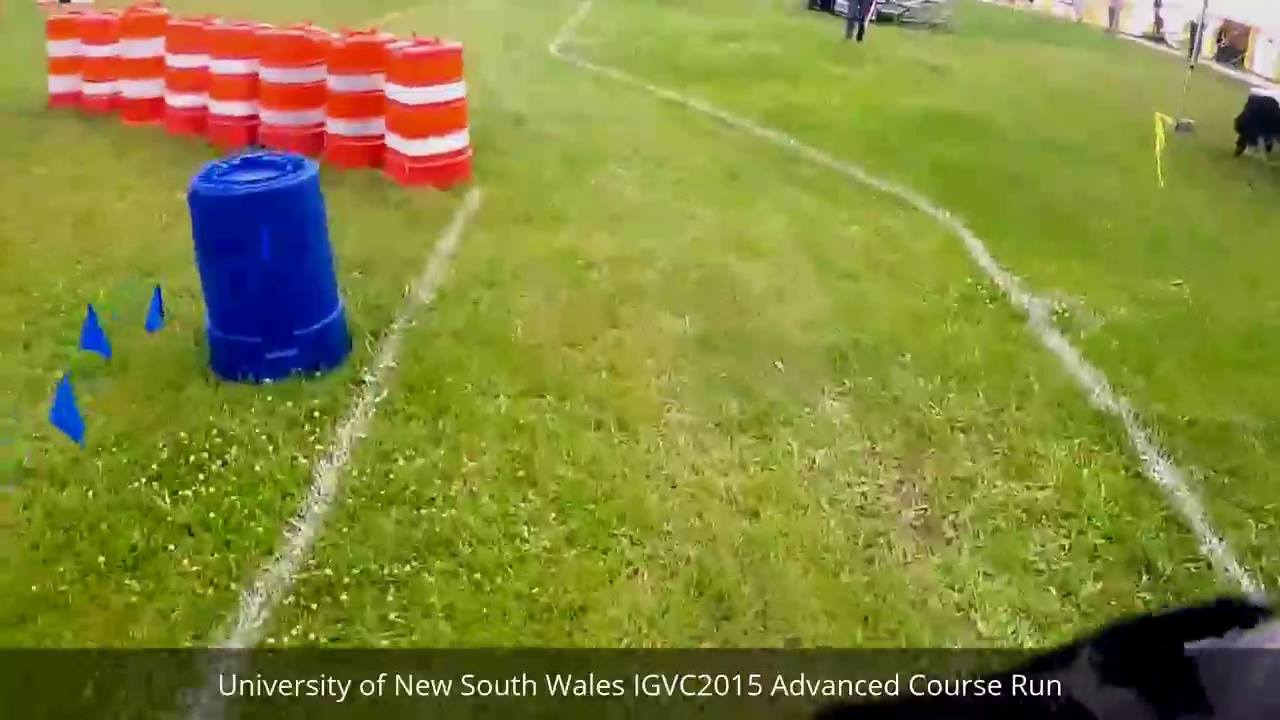
#> input picture images/0.jpg, 1280 x 720 px, found by its file name
$ python main_LEGACY.py
#> lines starting #> are read from the running program, lines starting #| are printed output that depends on the picture; after the words box and inside, x2 and y2 are one past the last pixel; in counts of white or black regions, pixels touching at a corner belong together
import numpy as np
import cv2
import glob
import matplotlib.pyplot as plt
import matplotlib.image as mpimg

# helper functions
def grayscale(img):
    '''Applies the grayscale Transform
    This will return an image with only one color channel
    to see the returned image as grayscale call plt.imshow(gray,cmap='gray')
    where gray is the returned image from this function'''
    return cv2.cvtColor(img, cv2.COLOR_RGB2GRAY)

def normalizeColored(img):
    hist,bins = np.histogram(img.flatten(),256,[0,256])
    cdf = hist.cumsum()
    cdf_normalized = cdf * hist.max()/ cdf.max()
    # normalize histogram
    cdf_m = np.ma.masked_equal(cdf,0)
    cdf_m = (cdf_m - cdf_m.min())*255/(cdf_m.max()-cdf_m.min())
    cdf = np.ma.filled(cdf_m,0).astype('uint8')
    img2 = cdf[img]
    return img2

def gaussianBlur(img, kernel_size):
    '''Applies a guassian noise kernel'''
    return cv2.GaussianBlur(img, (kernel_size, kernel_size), 0)


def canny(img, low_threshold, high_threshold):
    '''Applies the canny transform'''
    return cv2.Canny(img, low_threshold, high_threshold)


def drawLines(image, lines, color=[255, 0, 0], thickness=2):
    '''draws the lines given in lines argument on the image'''
    for line in lines:
        for x1, y1, x2, y2 in line:
            cv2.line(image, (x1, y1), (x2, y2), color, thickness)


def houghLines(image, rho, theta, threshold, minLength, maxGap):
    '''image should be the output of a canny transform
    returns an image with hough lines drawn'''
    lines = cv2.HoughLinesP(image, rho, theta, threshold, np.array([]), minLineLength=minLength, maxLineGap=maxGap)
    lineImage = np.zeros((image.shape[0], image.shape[1], 3), dtype=np.uint8)
    drawLines(lineImage, lines)
    return lineImage


if __name__ == '__main__':
    # reading in the image
    image_name = '0.jpg'
    image = cv2.imread('images/'+image_name)
#> image is the input picture: shape (720, 1280, 3); mean B, G, R 58, 134.9, 131.4
    # mask away the text on the bottom of the image
    ymax = 650
    xmax = 1280
    mask = np.zeros(image.shape[:2],np.uint8) #720x1280
    mask[0:ymax,0:xmax] = 255
    image = cv2.bitwise_and(image,image,mask = mask)

    # color threshold to extract a range of white colors only that is associated with the lines on the ground
    low_threshold = 120
    high_threshold = 200
    lower_white = np.array([low_threshold,low_threshold,low_threshold])
    upper_white = np.array([high_threshold,high_threshold,high_threshold])
    mask = cv2.inRange(image,lower_white,upper_white)
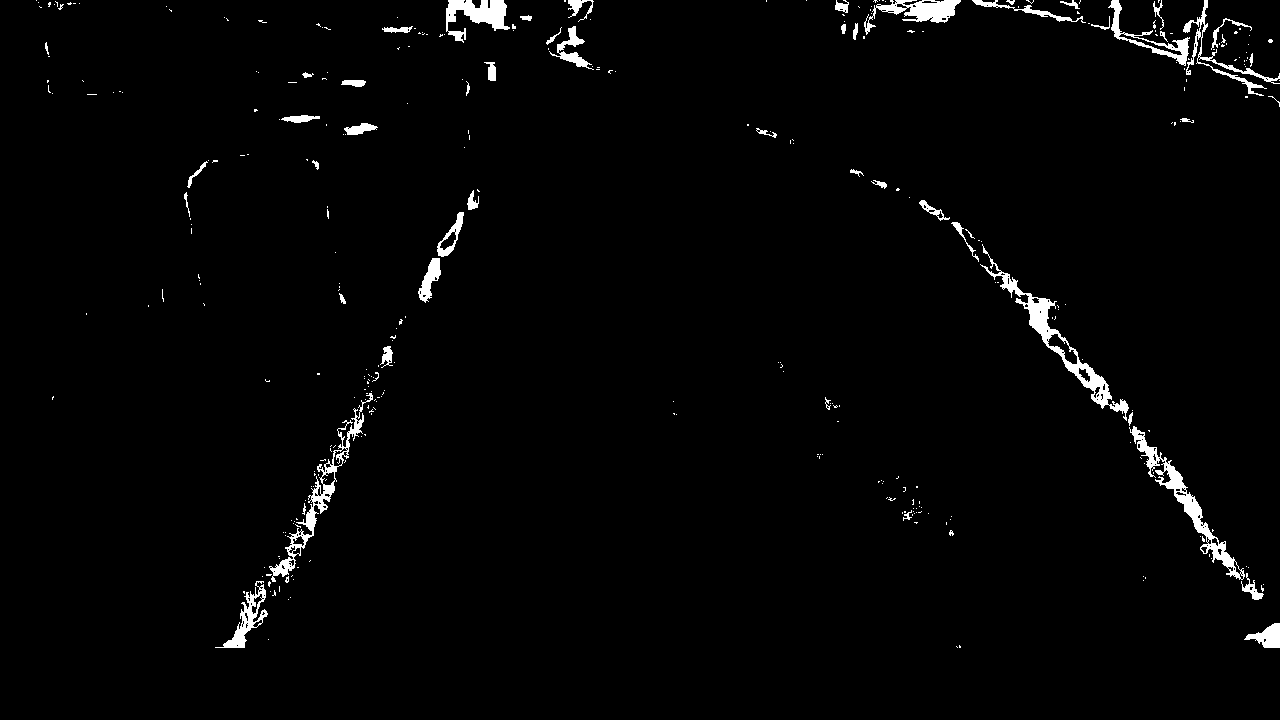
#> mask: shape (720, 1280); 2% white; 347 white regions (295 under 20 px), largest, box (x1, y1, x2, y2) and area: (980, 244, 1129, 421) 2409, (1129, 426, 1245, 580) 2094, (269, 393, 373, 582) 1823
    masked_image = cv2.bitwise_and(image,image,mask=mask)
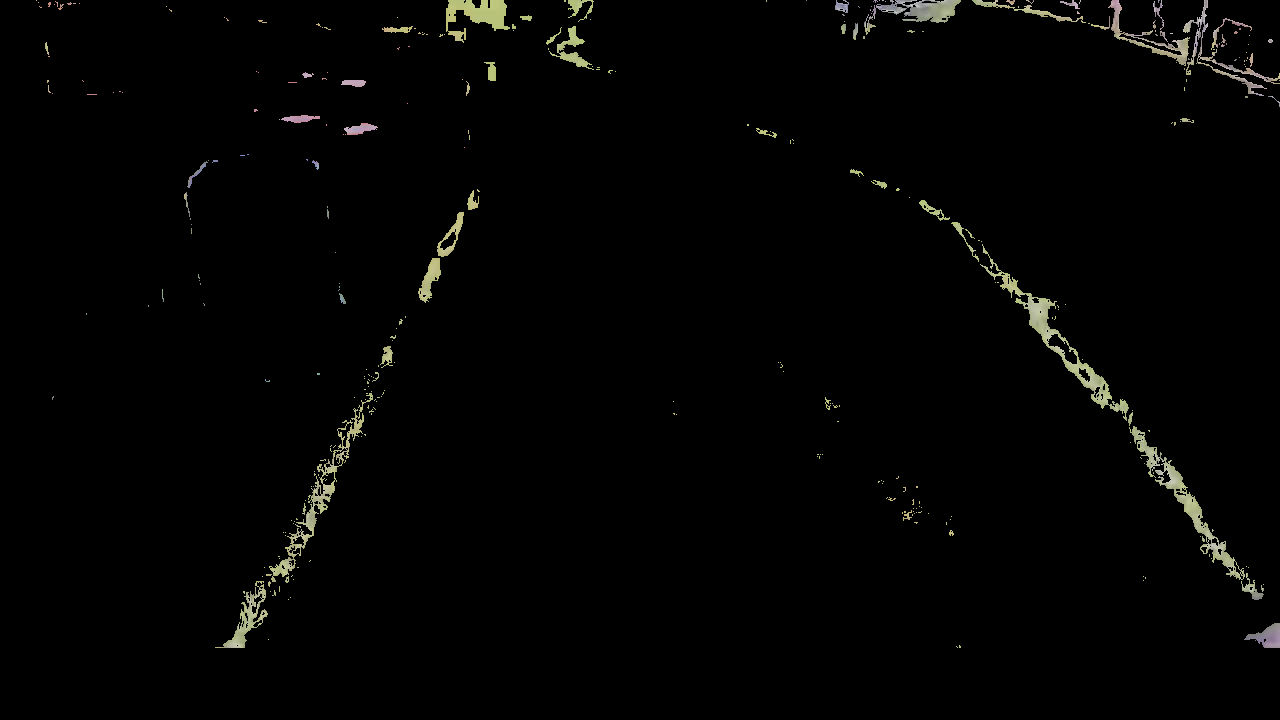
#> masked_image: shape (720, 1280, 3); mean B, G, R 2.8, 3.5, 3.5
    # converting the masked image to gray scale
    grayImage = grayscale(masked_image)

    # applying guassian blur to the grayScale Image
    kernel_size = 5
    blurredImage = gaussianBlur(grayImage,kernel_size)

    # applying canny edge detection (using automatic mean value thresholding)
    median_value = np.median(blurredImage)
#> median_value = 0
    sigma = 0.33
    low_threshold = int(max(0, (1 - sigma) * median_value))
#> low_threshold = 0
    high_threshold = int(min(255, (1 + sigma) * median_value))
#> high_threshold = 0
    edges = canny(blurredImage, low_threshold, high_threshold)
#> in canny, `return cv2.Canny(img, low_threshold, high_threshold)`:
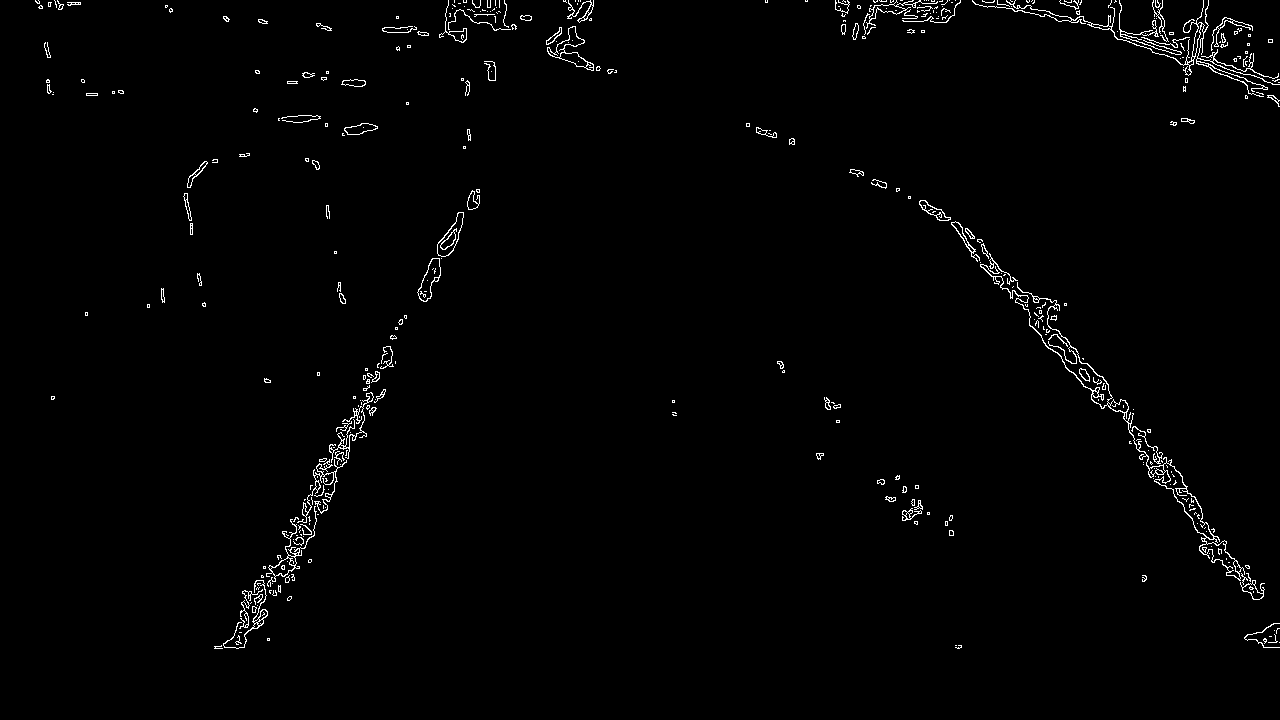
#> returned value: shape (720, 1280); 1.3% white in thin lines or dots, all inside (x1, y1, x2, y2) = (35, 0, 1280, 649)

    # performing hough transform
    theta = np.pi / 180
    rho = 1
    threshold = 40
    minLen = 50
    maxGap = 20
    houghImage = houghLines(edges, rho, theta, threshold, minLen, maxGap)
#> in houghLines, `lines = cv2.HoughLinesP(image, rho, theta, threshold, np.array([]), mi..`: lines = 143 rows, first 6: [941, 209, 1102, 408], [230, 647, 392, 354], [290, 532, 406, 315], [256, 628, 372, 400], [1097, 374, 1255, 599], [239, 647, 373, 396]
#> the loop in drawLines, `for line in lines:` made 143 passes
#> line on passes 1 to 12: [[941, 209, 1102, 408]], [[230, 647, 392, 354]], [[290, 532, 406, 315]], [[256, 628, 372, 400]], [[1097, 374, 1255, 599]], [[239, 647, 373, 396]], [[967, 228, 1198, 503]], [[228, 647, 392, 351]], [[1138, 444, 1261, 597]], [[1129, 441, 1260, 598]], [[238, 648, 372, 395]], [[231, 647, 372, 393]]

    # dilate to make the lines stronger
    dilated = cv2.dilate(houghImage, None, iterations=2)
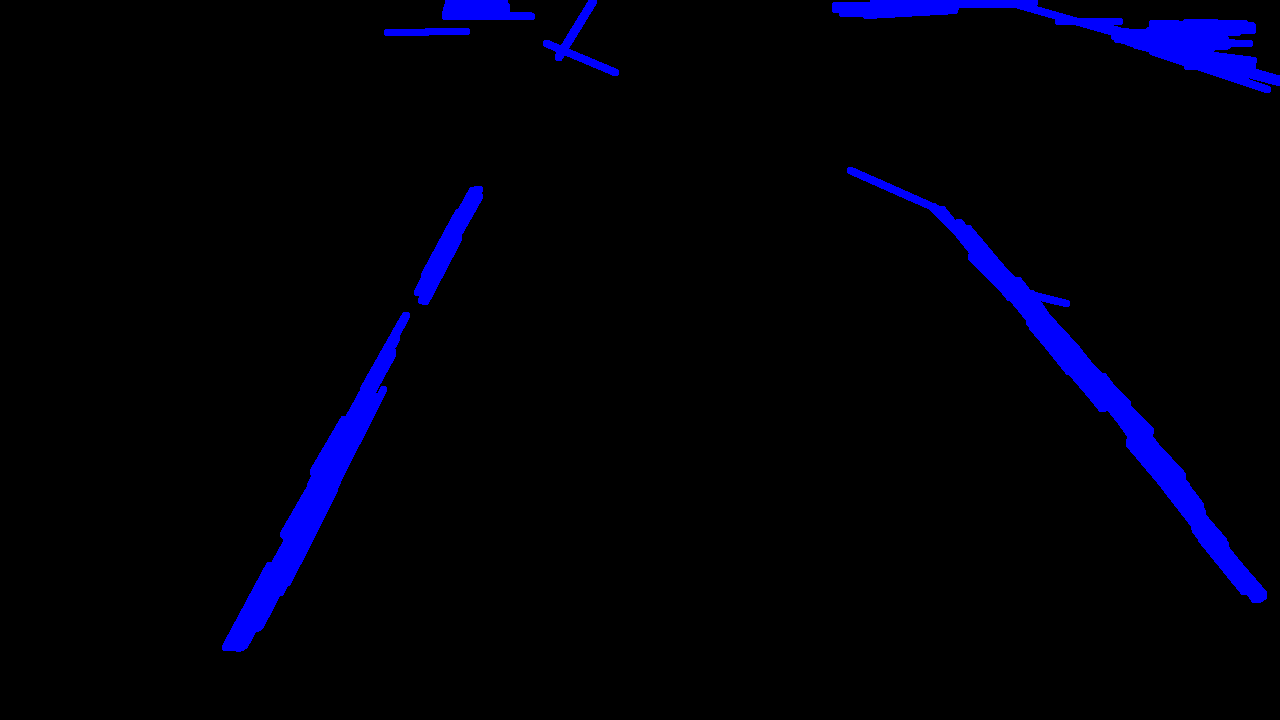
#> dilated: shape (720, 1280, 3); mean of channels 0, 1, 2 10.6, 0, 0; drawn as B, G, R

    imageToSave = cv2.cvtColor(dilated, cv2.COLOR_RGB2BGR)
    cv2.imwrite('output_images/'+image_name,imageToSave)
    while True:
        # for debugging
        cv2.imshow("result", imageToSave)
        # [8 lines of commented-out code are left out]
        key = cv2.waitKey(1)
#> (key q is pressed here)
        if key == ord("q"):
            break

    cv2.destroyAllWindows()
